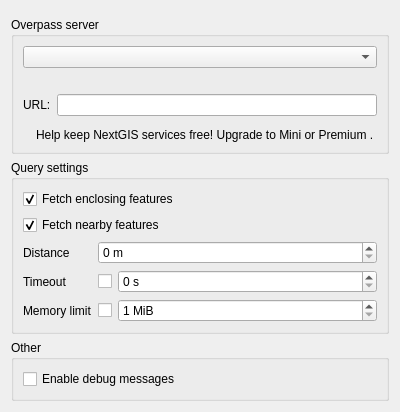
<?xml version="1.0" encoding="UTF-8"?>
<ui version="4.0">
 <class>OsmInfoSettingsPageBase</class>
 <widget class="QWidget" name="OsmInfoSettingsPageBase">
  <property name="geometry">
   <rect>
    <x>0</x>
    <y>0</y>
    <width>400</width>
    <height>350</height>
   </rect>
  </property>
  <property name="windowTitle">
   <string/>
  </property>
  <layout class="QVBoxLayout" name="verticalLayout">
   <item>
    <widget class="QgsMessageBar" name="message_bar" native="true"/>
   </item>
   <item>
    <widget class="QGroupBox" name="overpass_group">
     <property name="title">
      <string>Overpass server</string>
     </property>
     <layout class="QVBoxLayout" name="verticalLayout_2">
      <item>
       <layout class="QHBoxLayout" name="endpoint_layout">
        <property name="spacing">
         <number>3</number>
        </property>
        <item>
         <widget class="QComboBox" name="endpoint_combobox"/>
        </item>
       </layout>
      </item>
      <item>
       <widget class="QLabel" name="info_label">
        <property name="text">
         <string/>
        </property>
       </widget>
      </item>
      <item>
       <widget class="QWidget" name="custom_endpoint_widget" native="true">
        <layout class="QHBoxLayout" name="horizontalLayout_2">
         <property name="leftMargin">
          <number>0</number>
         </property>
         <property name="topMargin">
          <number>0</number>
         </property>
         <property name="rightMargin">
          <number>0</number>
         </property>
         <property name="bottomMargin">
          <number>0</number>
         </property>
         <item>
          <widget class="QLabel" name="label">
           <property name="text">
            <string>URL:</string>
           </property>
          </widget>
         </item>
         <item>
          <widget class="QLineEdit" name="custom_endpoint_lineedit"/>
         </item>
        </layout>
       </widget>
      </item>
      <item>
       <widget class="QWidget" name="campaign_widget" native="true">
        <layout class="QHBoxLayout" name="campaign_layout">
         <property name="leftMargin">
          <number>0</number>
         </property>
         <property name="topMargin">
          <number>6</number>
         </property>
         <property name="rightMargin">
          <number>0</number>
         </property>
         <property name="bottomMargin">
          <number>0</number>
         </property>
         <item>
          <widget class="QLabel" name="campaign_icon_label">
           <property name="sizePolicy">
            <sizepolicy hsizetype="Fixed" vsizetype="Fixed">
             <horstretch>0</horstretch>
             <verstretch>0</verstretch>
            </sizepolicy>
           </property>
           <property name="text">
            <string/>
           </property>
          </widget>
         </item>
         <item>
          <widget class="QLabel" name="campaign_label">
           <property name="sizePolicy">
            <sizepolicy hsizetype="Expanding" vsizetype="Preferred">
             <horstretch>0</horstretch>
             <verstretch>0</verstretch>
            </sizepolicy>
           </property>
           <property name="text">
            <string>Help keep NextGIS services free! Upgrade to &lt;a href=&quot;https://nextgis.com/pricing-base/?utm_source=qgis_plugin&amp;utm_medium=window&amp;utm_campaign=helpstayfree&amp;utm_content=en&quot;&gt;Mini or Premium&lt;/a&gt;.</string>
           </property>
           <property name="alignment">
            <set>Qt::AlignLeading|Qt::AlignLeft|Qt::AlignVCenter</set>
           </property>
           <property name="wordWrap">
            <bool>true</bool>
           </property>
           <property name="openExternalLinks">
            <bool>true</bool>
           </property>
          </widget>
         </item>
        </layout>
       </widget>
      </item>
     </layout>
    </widget>
   </item>
   <item>
    <widget class="QGroupBox" name="query_group">
     <property name="title">
      <string>Query settings</string>
     </property>
     <layout class="QVBoxLayout" name="verticalLayout_3">
      <item>
       <widget class="QCheckBox" name="enclosing_checkbox">
        <property name="text">
         <string>Fetch enclosing features</string>
        </property>
        <property name="checked">
         <bool>true</bool>
        </property>
       </widget>
      </item>
      <item>
       <widget class="QCheckBox" name="nearby_checkbox">
        <property name="enabled">
         <bool>true</bool>
        </property>
        <property name="text">
         <string>Fetch nearby features</string>
        </property>
        <property name="checkable">
         <bool>true</bool>
        </property>
        <property name="checked">
         <bool>true</bool>
        </property>
       </widget>
      </item>
      <item>
       <layout class="QFormLayout" name="formLayout">
        <item row="0" column="0">
         <widget class="QLabel" name="distance_label">
          <property name="text">
           <string>Distance</string>
          </property>
         </widget>
        </item>
        <item row="0" column="1">
         <widget class="QSpinBox" name="distance_spinbox">
          <property name="suffix">
           <string> m</string>
          </property>
         </widget>
        </item>
        <item row="1" column="0">
         <widget class="QLabel" name="timeout_label">
          <property name="text">
           <string>Timeout</string>
          </property>
         </widget>
        </item>
        <item row="1" column="1">
         <layout class="QHBoxLayout" name="horizontalLayout_3">
          <item>
           <widget class="QCheckBox" name="timeout_checkbox">
            <property name="sizePolicy">
             <sizepolicy hsizetype="Maximum" vsizetype="Fixed">
              <horstretch>0</horstretch>
              <verstretch>0</verstretch>
             </sizepolicy>
            </property>
            <property name="text">
             <string/>
            </property>
           </widget>
          </item>
          <item>
           <widget class="QSpinBox" name="timeout_spinbox">
            <property name="suffix">
             <string> s</string>
            </property>
            <property name="maximum">
             <number>262144</number>
            </property>
           </widget>
          </item>
         </layout>
        </item>
        <item row="2" column="0">
         <widget class="QLabel" name="max_size_label">
          <property name="text">
           <string>Memory limit</string>
          </property>
         </widget>
        </item>
        <item row="2" column="1">
         <layout class="QHBoxLayout" name="horizontalLayout_4">
          <item>
           <widget class="QCheckBox" name="max_size_checkbox">
            <property name="sizePolicy">
             <sizepolicy hsizetype="Maximum" vsizetype="Fixed">
              <horstretch>0</horstretch>
              <verstretch>0</verstretch>
             </sizepolicy>
            </property>
            <property name="text">
             <string/>
            </property>
           </widget>
          </item>
          <item>
           <widget class="QSpinBox" name="max_size_spinbox">
            <property name="suffix">
             <string> MiB</string>
            </property>
            <property name="minimum">
             <number>1</number>
            </property>
            <property name="maximum">
             <number>10241</number>
            </property>
           </widget>
          </item>
         </layout>
        </item>
       </layout>
      </item>
     </layout>
    </widget>
   </item>
   <item>
    <widget class="QGroupBox" name="other_group">
     <property name="title">
      <string>Other</string>
     </property>
     <layout class="QVBoxLayout" name="verticalLayout_4">
      <item>
       <widget class="QCheckBox" name="debug_checkbox">
        <property name="text">
         <string>Enable debug messages</string>
        </property>
       </widget>
      </item>
     </layout>
    </widget>
   </item>
   <item>
    <spacer name="verticalSpacer">
     <property name="orientation">
      <enum>Qt::Vertical</enum>
     </property>
     <property name="sizeHint" stdset="0">
      <size>
       <width>20</width>
       <height>40</height>
      </size>
     </property>
    </spacer>
   </item>
  </layout>
 </widget>
 <customwidgets>
  <customwidget>
   <class>QgsMessageBar</class>
   <extends>QWidget</extends>
   <header>qgis.gui</header>
   <container>1</container>
  </customwidget>
 </customwidgets>
 <resources/>
 <connections/>
</ui>
